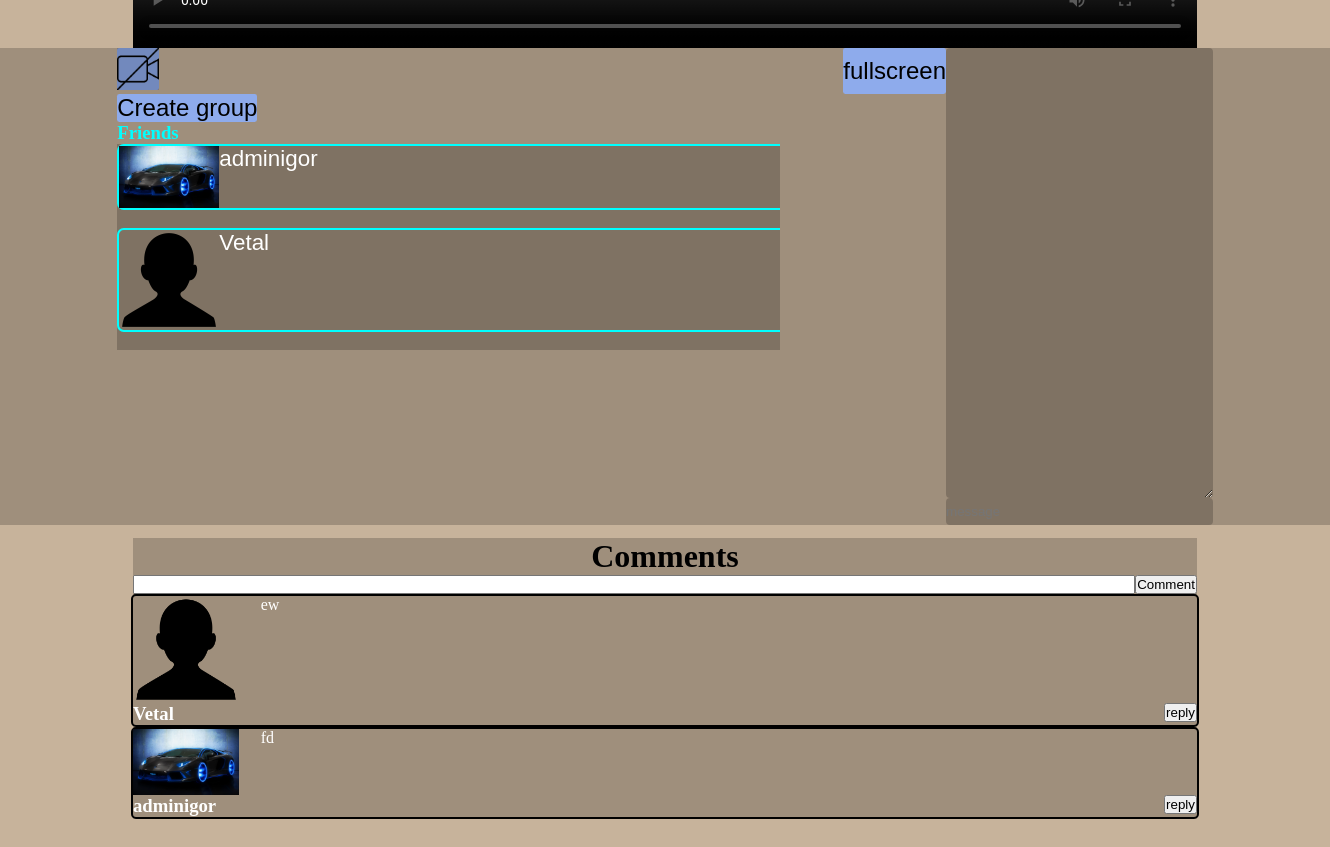
/film/Film/1/ (signed in, lower part), run on an earlier commit of the app's database.
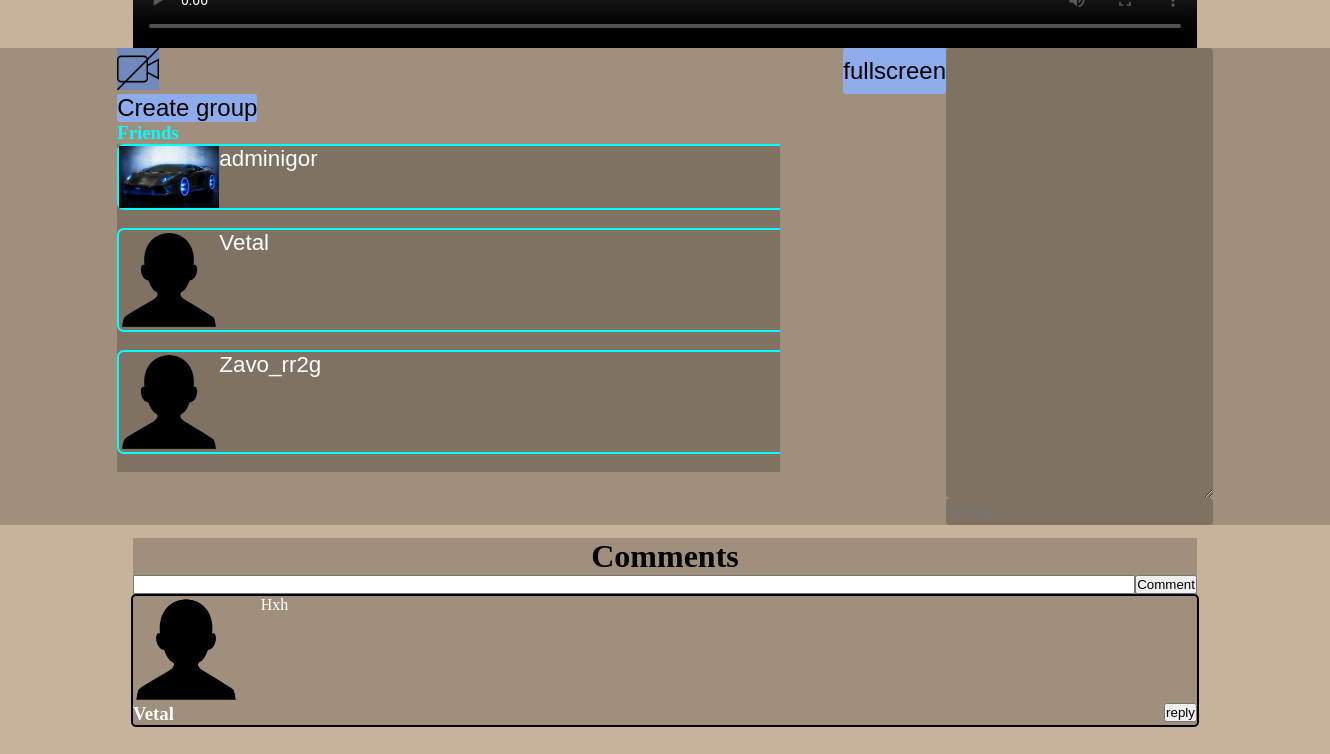
And on a later commit of the database.
### users/models.py (models this page shows, shortened)
class User(AbstractUser):
	age = models.PositiveSmallIntegerField(default=0,null=True,blank=True)
	img = models.ImageField(upload_to="user_img/",default="user_img/default.png",blank=False)
	country = models.ForeignKey(Country, on_delete=models.CASCADE, null=True, blank=False)
	like_films = models.ManyToManyField(Films, blank=True)
	like_serials = models.ManyToManyField(Serials, blank=True)
	friends = models.ManyToManyField("self", blank=True)
	friends_want_add = models.ManyToManyField("self",blank=True,symmetrical=False)
	USERNAME_FIELD = 'username'
	REQUIRED_FIELDS = []
	class Meta:
		verbose_name = "User"
		verbose_name_plural = "Users"

### films/models.py (models this page shows)
class Comments(models.Model):
    user = models.ForeignKey('users.User',on_delete=models.CASCADE)
    comment = models.TextField(null=True,blank=True)
    parent = models.ForeignKey("self",on_delete=models.CASCADE,null=True, blank=True)
    def __str__(self):
        return self.comment
    class Meta:
        verbose_name = "comment"
        verbose_name_plural = "comments"

### films/views.py (the view)
# urls.py: path('film/<str:typef>/<int:fn>/', views.film, name='film'),
def film(request,typef,fn):
    if typef == "Serial":
        film = Serials.objects.get(id=fn)
    else:
        film = Films.objects.get(id=fn)
    user = {}
    user = user_ret(request)
    return render(request,
        "films/film.html",
        {"film":film,
        "genre":Genre.objects.all(),
        "type":Type.objects.all(),
        "years": years,
        "str_type":str_url_type,
        "str_genre":str_url_genre,
        "year":year,
        "reg":user
        }
)

### films/models.py (called while the page is built)
    def __str__(self):
        return self.name

    def __str__(self):
        return self.name

    def __str__(self):
        return self.name

    def __str__(self):
        return self.name

### films/views.py (called while the page is built)
def user_ret(request):
    try:
        user = User.objects.get(pk=request.session["id"])
        return user
    except:
        return {}

### films/templates/films/film.html (shortened to what this page needs)
{% extends 'shablons/base.html' %}
{% load static %}
{% block content %}
	<link rel="stylesheet" type="text/css" href="{% static "films/films.css" %}">
	<main class="main_film">
		<div class="for_fs">
		{% if film.typef %}
			<div class="video" id="video_div">
				<video id="video_film" class="video_film" controls preload="auto" data-setup="{}">
					<source src="{% url 'stream' "Film" film.id %}">
				</video>
			</div>
		{% endif %}
		{% if reg %}
		<link rel="stylesheet" type="text/css" href="{% static "films/web_rtc_style.css" %}">
		<div class="webrtc">
			<div class="webrtc_form" >
				<div class="form_input">
					<div class="col-lg-12">
					    <button onclick='turn_camera(this)' type="button" class="btn btn-success" id="getMedia"><img src="{% static 'films/images/camera_none.png' %}" id='img_camera' class='img_camera'></button>
					</div>
					<button id="fullscreen_btn" class='btn-primary' onclick="toggleFullscreen(this)">fullscreen</button>
				</div>
		  		<button id="connectButton" type="button" class="btn btn-primary" onclick='connect()'>Create group</button>
				<div class="friends_block" id="friends_block">
					<h3 class="friends_h3">Friends</h3>
					<div class="friend">
						{% for f in reg.friends.all %}
							<button value="{{ f.username }}" onclick="conn_user(this)" class="btn_friend">
								<img class="friends_img" src="{{ f.img.url }}" alt="friend">
								<p>{{ f.username }}</p>
							</button>
							<br>
						{% endfor %}
					</div>
				</div>
			</div>
		  	<div id="div_message">
			    <textarea class="form-control" id="chat-log" cols="10" rows="30"></textarea>
			    <div class="m_s">
				    <input id="messageInput" class="form-control message" placeholder="message">
			    </div>
			</div>
		</div>
		<div class="comments">
			<h1>Comments</h1>
			<div class="inp_com">
				<input id="comment_user">
				<button onclick="comment()">Comment</button>
			</div>
			{% for i in film.comments.all %}
				<div class="comment">
					<div class="img_commment">
						<img class='img_com' src="{{ i.user.img.url }}" alt="ava">
						<p class="com_text">{{ i }}</p>
					</div>
					<div class="name_reply">
						<h3>{{ i.user.username }}</h3>
						<div>
						<button onclick="btn_reply_ajax(this)" id="btn_reply" value="{{ i.id }}">reply</button>
						</div>
					</div>
				</div>
			{% endfor %}
		</div>
		{% endif %}
	</main>
{% endblock %}

### films/templates/shablons/base.html (shortened to what this page needs)
{% load static %}
<!DOCTYPE html>
<html lang="en">
<head>
	<link rel="stylesheet" type="text/css" href="{% static "films/index.css" %}" >
</head>
	<body>
		{% block content %}
		{% endblock %}
		<div class="place"></div>
	</body>
</html>

### films/static/films/index.css (style rules this page uses)
* { margin:0; padding:0; }
html { overflow-x: hidden; }
body { background-attachment: fixed; }
.place { height: 100px; }
#div_message { display: block; }
.btn-success { background-color:#8EABEC; border: none; font-size: 1.3em; height: 2em; border-radius: 0.1em; }
.form-control { color: white; border-radius: 0.3em; border: none; background-color:rgba(0, 0, 0, 0.2); }
.friends_h3 { color: cyan; }
.friends_img { width: 100px; }

### films/static/films/films.css (style rules this page uses)
.video_film { width: 80%; z-index: 0; }
.video { position:relative; display: flex; flex-direction: column; left: 10%; }
.form_input { display: flex; justify-content: space-between; }
.friends_block { width: 80%; display: flex; flex-direction: column; }
.friend { overflow-y: scroll; overflow-x: hidden; background-color:rgba(0, 0, 0, 0.2); }
.comments { position: relative; left: 10%; width: 80%; align-items: center; margin-top: 1%; display: flex; flex-direction: column; background-color:rgba(0, 0, 0, 0.2); }
.comment { color: white; min-height: 50px background-color:rgba(0, 0, 0, 0.2); border: 2px solid black; border-radius: 5px; width: 100%; }
.img_commment { display: flex; width: 100%; }
.inp_com { width: 100%; display: flex; justify-content: space-around; }
#comment_user { width: 100%; }
.name_reply { display: flex; justify-content: space-between; }
.com_text { margin-left: 2%; }
.img_com { width: 10%; height: 10%; }

### films/static/films/web_rtc_style.css (style rules this page uses)
.btn_friend { background-color:transparent; border: 2px solid cyan; border-radius: 0.3em; width: 37em; display: flex; color: white; font-size: 1.4em; }
.webrtc { display: flex; background-color: rgba(0, 0, 0, 0.2); justify-content: center; }
#div_message { display: flex; flex-direction: column; }
.message { width: 20em; height: 2em; }
.form_input { display: flex; }
#chat-log { width: 100%; }
.btn-primary { background-color:#8EABEC; border: none; font-size: 1.5em; border-radius: 0.1em; }
.img_camera { height: 100%; background-color: rgba(0, 0, 0, 0.2); }

What changed in the data, as far as the page shows it:
removed Comments: user.img (placeholder picture), comment "ew", user.username "Vetal", {{ i.id }} 2 (drawn)
removed Comments: user.img (picture), comment "fd", user.username "adminigor", {{ i.id }} 6 (drawn)
added User: img (placeholder picture), username "Zavo_rr2g"
added Comments: user.img (placeholder picture), comment "Hxh", user.username "Vetal", {{ i.id }} 34 (drawn)
